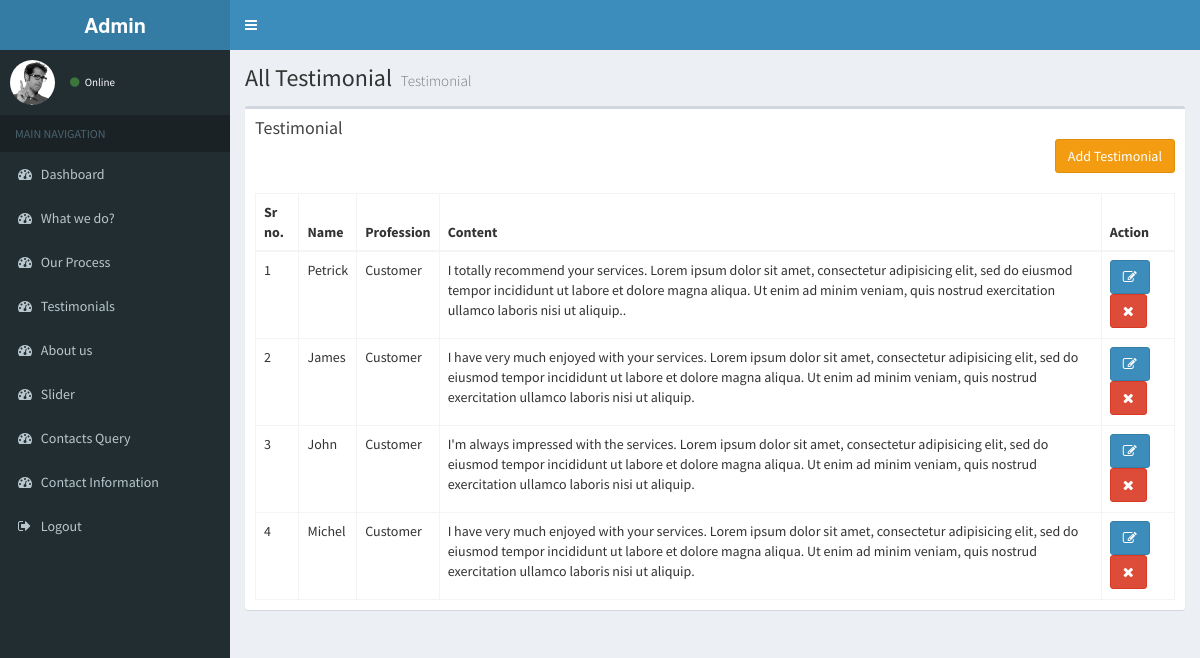
Screenshot of /admin/index.php/welcome/testimonial with the database file from the repository.
### tables this page shows
CREATE TABLE `testimonial` (
  `id` int(11) NOT NULL,
  `name` varchar(255) NOT NULL,
  `profession` varchar(255) NOT NULL,
  `content` text NOT NULL
);

### admin/application/controllers/Welcome.php (called while the page is built, shortened)
<?php
Class Welcome extends CI_Controller{
	 function __construct() {
        $this->load->model('admin_model');
    }
    public function testimonial(){
		$data['testimonials']=$this->admin_model->alltestimonial();
		$this->load->view('header');
		$this->load->view('testimonial',$data);
		$this->load->view('footer');
	}
}
	?>

### admin/index.php (called while the page is built, shortened)
<?php
require_once BASEPATH.'core/CodeIgniter.php';

### admin/application/models/Admin_model.php (called while the page is built, shortened)
<?php
	 Class Admin_model extends CI_Model
	 {
			public function alltestimonial(){
			$list=$this->db->select(['*'])->from('testimonial')->get();
			return $list->result();
		}
	}
	?>

### admin/application/views/testimonial.php (the view, shortened to what this page needs)
  <div class="content-wrapper">
    <section class="content-header">
      <h1>
       All Testimonial
        <small>Testimonial</small>
      </h1>
    </section>
    <section class="content">
      <div class="row">
        <div class="col-xs-12">
          <div class="box">
            <div class="box-header">
              <h3 class="box-title">Testimonial</h3>
			 <div style="text-align:right;"><a href="<?php echo base_url(); ?>welcome/addtestimonial" class="btn btn-warning" >Add Testimonial</a></div>
            </div>
            <div class="box-body">
              <table id="example2" class="table table-bordered table-hover">
                <thead>
                <tr>
				  <th>Sr no.</th>
                  <th>Name</th>
				   <th>Profession</th>
				  <th>Content</th>
                  <th>Action</th>
                </tr>
                </thead>
                <tbody>
				<?php
				$i=1;
				foreach($testimonials as $testimonial)
				      {
			    ?>
                <tr>
					<td> <?php echo $i++; ?></td>
					<td><?php echo $testimonial->name; ?></td>
					<td><?php echo $testimonial->profession; ?></td>
					<td><?php echo $testimonial->content; ?></td>
                    <td><a href="<?php echo base_url(); ?>welcome/edittestimonial/<?php echo $testimonial->id; ?>"  class="btn btn-primary"><i class="fa fa-edit"></i></a>
					<a href="<?php echo base_url(); ?>welcome/deletetestimonial/<?php echo $testimonial->id; ?>"  class="btn btn-danger"><i class="fa fa-remove"></i></a>
					</td>
                </tr>
				<?php } ?>
                </tbody>
              </table>
            </div>
          </div>
        </div>
      </div>
    </section>
  </div>
</body>
</html>

### rows the page displays
testimonial: name "Petrick", profession "Customer", content "I totally recommend your services. Lorem ipsum dolor sit amet, consectetur adipisicing elit, sed do eiusmod tempor incididunt ut labore et dolore magna aliqua. Ut enim ad minim veniam, quis nostrud exercitation ullamco laboris nisi ut aliquip.."
testimonial: name "James", profession "Customer", content "I have very much enjoyed with your services. Lorem ipsum dolor sit amet, consectetur adipisicing elit, sed do eiusmod tempor incididunt ut labore et dolore magna aliqua. Ut enim ad minim veniam, quis nostrud exercitation ullamco laboris nisi ut aliquip."
testimonial: name "John", profession "Customer", content "I'm always impressed with the services. Lorem ipsum dolor sit amet, consectetur adipisicing elit, sed do eiusmod tempor incididunt ut labore et dolore magna aliqua. Ut enim ad minim veniam, quis nostrud exercitation ullamco laboris nisi ut aliquip."
testimonial: name "Michel", profession "Customer", content "I have very much enjoyed with your services. Lorem ipsum dolor sit amet, consectetur adipisicing elit, sed do eiusmod tempor incididunt ut labore et dolore magna aliqua. Ut enim ad minim veniam, quis nostrud exercitation ullamco laboris nisi ut aliquip."
